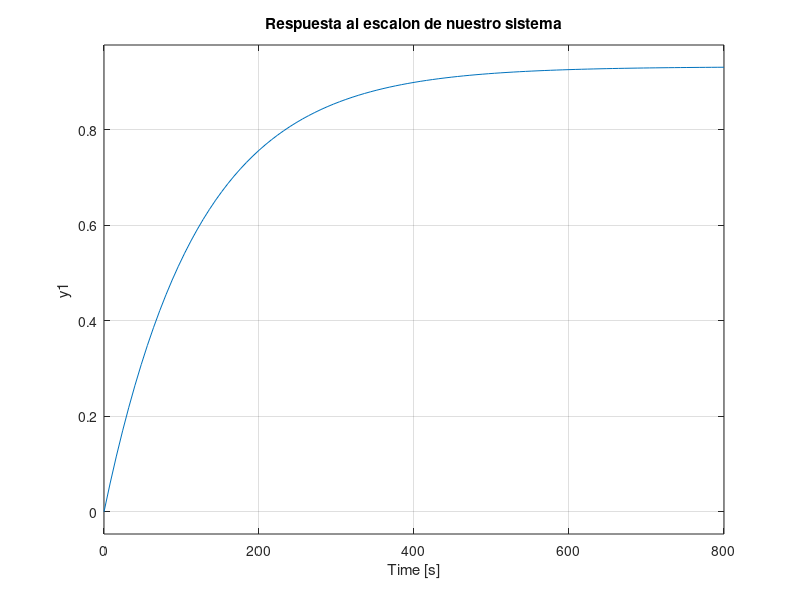

This chart was generated by the following MATLAB code: (Note: this script raises an error after producing the figure.)
% Trabajo_Integrador_SistControl_I
% Obtencion de funcion de transferencia
% Variables
% R=Resistencia Térmica
% C=Capacitancia Térmica
% m=Masa de aire contenida en el horno
% c=Calor especifico del aire a T° Ambiente

% Teniendo de referencia el horno Top100/R el cuales tiene las siguientes
% caracteristicas:
% Ø=d=480mm,h=570mm ,V=100


R=13.85;
h=0.57;
d=0.48;
r=d/2;


v=pi*(r^2)*h %Volumen de un cilindro
m=1.225*v; %DensidadAire*Volumen
C=m*1015



s=tf('s');
G=(R*C*s)+1;
Gaux=R/G

disp('Funcion de transferencia lazo abierto');

FTLA=Gaux

disp('Funcion de transferencia lazo cerrado');

FTLC=minreal(feedback(Gaux,1))


%Respuesta transitoria
step(FTLC)
title('Respuesta al escalon de nuestro sistema')

%Error estado estable
disp('Calculo error estado estable');
Kp=evalfr(FTLA,0)
ess_e=1/(1+Kp)
step(feedback(FTLA,1));

%Lugar de raices
rlocus(FTLA);

